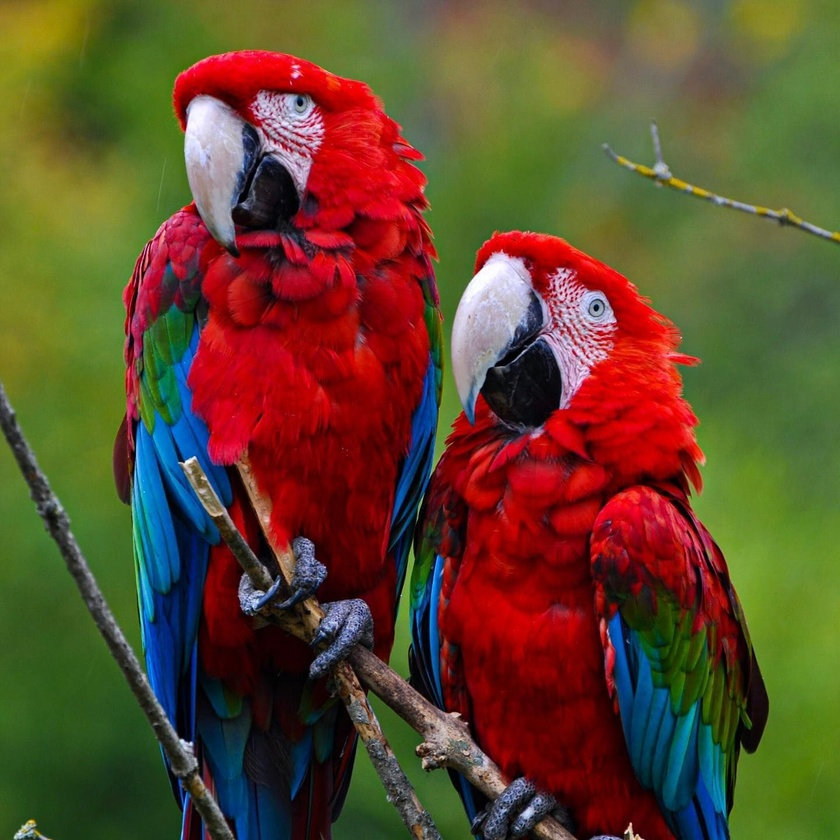
#> input picture Odev1/image.jpg, 840 x 840 px, shrunk from 1440 x 1440 before the run, given in place of the camera
$ python algoritma.py
#> lines starting #> are read from the running program, lines starting #| are printed output that depends on the picture; after the words box and inside, x2 and y2 are one past the last pixel; in counts of white or black regions, pixels touching at a corner belong together
import cv2
import numpy as np

cap = cv2.VideoCapture(0)


while True:
    _,img = cap.read()
#> img is the input picture: shape (840, 840, 3); mean B, G, R 45.5, 72.9, 96.2
    img = cv2.flip(src=img, flipCode=1)
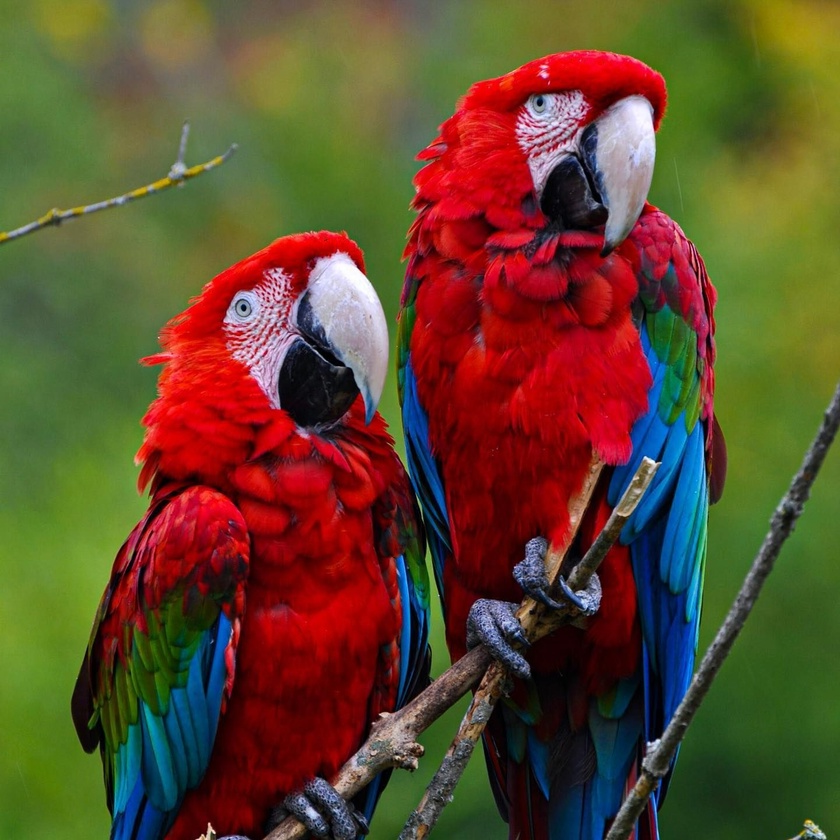
#> img: shape (840, 840, 3); mean B, G, R 45.5, 72.9, 96.2

    img_hsv = cv2.cvtColor(src=img, code=cv2.COLOR_BGR2HSV)
#> img_hsv: shape (840, 840, 3); mean H, S, V 68.2, 175.7, 116.6


    lower_red = np.array([0, 100, 100])
    upper_red = np.array([10, 255, 255])

    mask = cv2.inRange(src=img_hsv, lowerb=lower_red, upperb=upper_red)
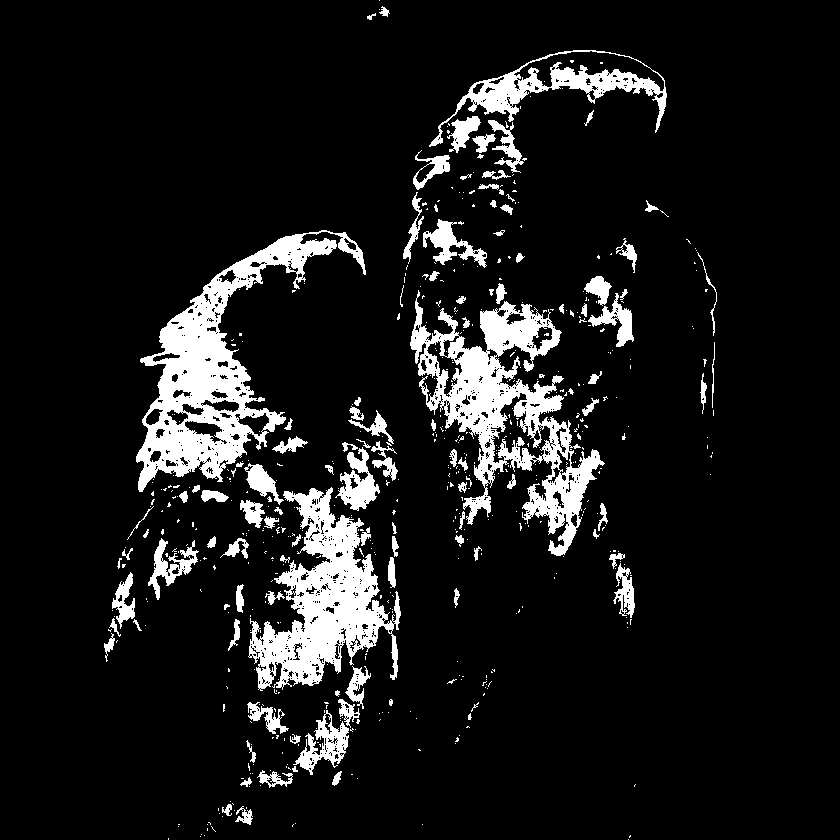
#> mask: shape (840, 840); 10% white; 573 white regions (466 under 20 px), largest, box (x1, y1, x2, y2) and area: (136, 230, 366, 492) 16185, (410, 290, 605, 556) 16111, (248, 487, 401, 691) 13333

    res = cv2.bitwise_and(src1=img, src2=img, mask=mask)
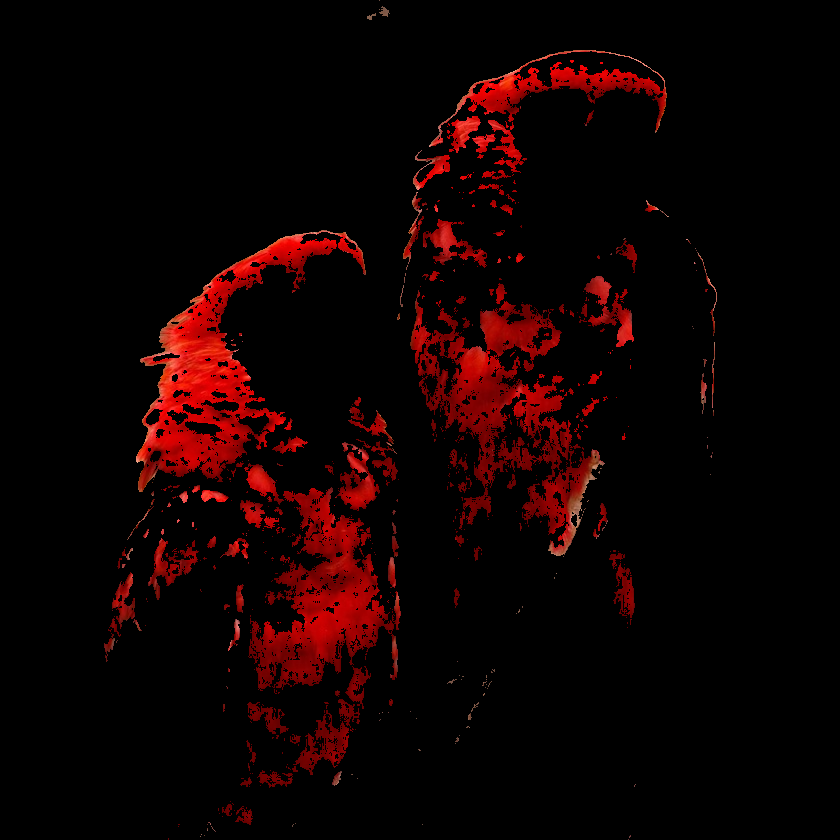
#> res: shape (840, 840, 3); mean B, G, R 0.9, 1.2, 16.3


    cv2.imshow("img", img)

    cv2.imshow("result", res)


    cv2.waitKey(1)
